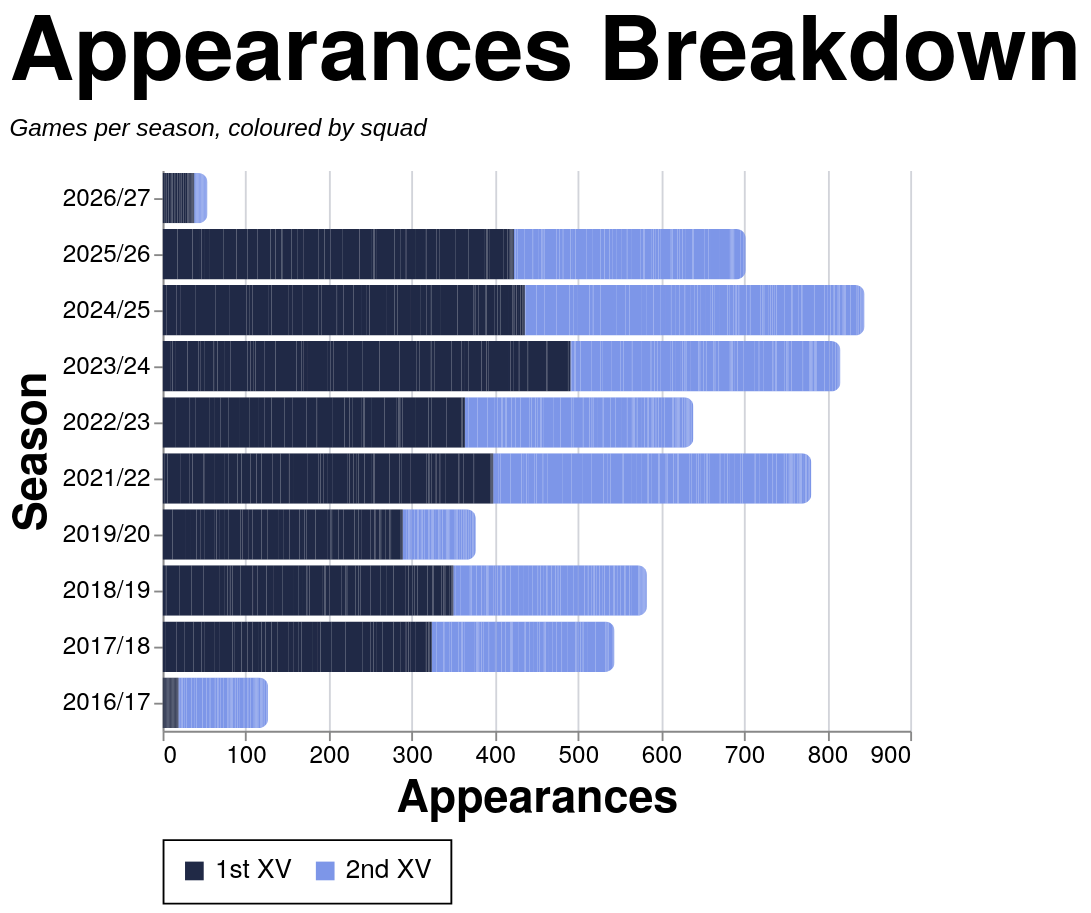

Express this chart as Vega-Lite.
### Vega-Lite specification from a JSON file in a GitHub repository (floating-point values rounded to 4 significant figures; data arrays with more than 128 entries replaced by an {"elided": "..."} marker saying what was removed)
{"config": {"axis": {"labelFont": "PT Sans Narrow, Helvetica Neue, Helvetica, Arial, sans-serif", "titleFont": "PT Sans Narrow, Helvetica Neue, Helvetica, Arial, sans-serif", "labelFontSize": 13, "titleFontSize": 24, "gridColor": "#202947", "gridOpacity": 0.2, "zindex": 1}, "text": {"font": "Lato, sans-serif"}, "bar": {"cornerRadiusEnd": 5}, "header": {"labelFont": "PT Sans Narrow, Helvetica Neue, Helvetica, Arial, sans-serif", "titleFont": "PT Sans Narrow, Helvetica Neue, Helvetica, Arial, sans-serif", "labelFontSize": 24, "titleFontSize": 28, "labelFontWeight": "bold", "orient": "left"}, "legend": {"labelFont": "PT Sans Narrow, Helvetica Neue, Helvetica, Arial, sans-serif", "titleFont": "PT Sans Narrow, Helvetica Neue, Helvetica, Arial, sans-serif", "labelFontSize": 14, "titleFontSize": 16, "titlePadding": 5, "fillColor": "white", "strokeColor": "black", "padding": 10, "titleFontWeight": "lighter", "titleFontStyle": "italic", "titleColor": "gray", "offset": 10}, "title": {"font": "PT Sans Narrow, Helvetica Neue, Helvetica, Arial, sans-serif", "fontSize": 48, "fontWeight": "bold", "anchor": "start", "align": "center", "titlePadding": 20, "subtitlePadding": 10, "subtitleFontSize": 13, "subtitleColor": "", "subtitleFontStyle": "italic", "offset": 15, "color": "black"}, "axisX": {"labelAngle": 0}, "facet": {"title": null, "header": null, "align": {"row": "each", "column": "each"}, "spacing": 10}, "resolve": {"scale": {"y": "independent", "facet": "independent"}}, "background": "transparent", "scale": {"offsetBandPaddingOuter": 0.2, "offsetBandPaddingInner": 0.1}, "view": {"stroke": null, "background": "transparent"}}, "data": {"name": "data-62b46a47ceeb5441338dbdffcf691762"}, "mark": {"type": "bar"}, "encoding": {"color": {"field": "color_value", "legend": {"orient": "bottom", "title": null}, "scale": {"domain": ["1st XV", "2nd XV"], "range": ["#202946", "#7d96e8"]}, "sort": {"field": "sum(apps)", "op": "sum", "order": "descending"}, "type": "nominal"}, "tooltip": [{"field": "player", "title": "Player", "type": "nominal"}, {"field": "season", "title": "Season", "type": "nominal"}, {"field": "color_value", "title": "Group", "type": "nominal"}, {"aggregate": "sum", "field": "apps", "title": "Appearances", "type": "quantitative"}], "x": {"aggregate": "sum", "field": "apps", "title": "Appearances", "type": "quantitative"}, "y": {"field": "season", "sort": {"field": "season_sort", "op": "max", "order": "descending"}, "title": "Season", "type": "nominal"}}, "height": {"step": 30}, "title": {"text": "Appearances Breakdown", "subtitle": "Games per season, coloured by squad"}, "width": 400, "$schema": "https://vega.github.io/schema/vega-lite/v5.20.1.json", "datasets": {"data-62b46a47ceeb5441338dbdffcf691762": {"elided": "2562 records"}}}
